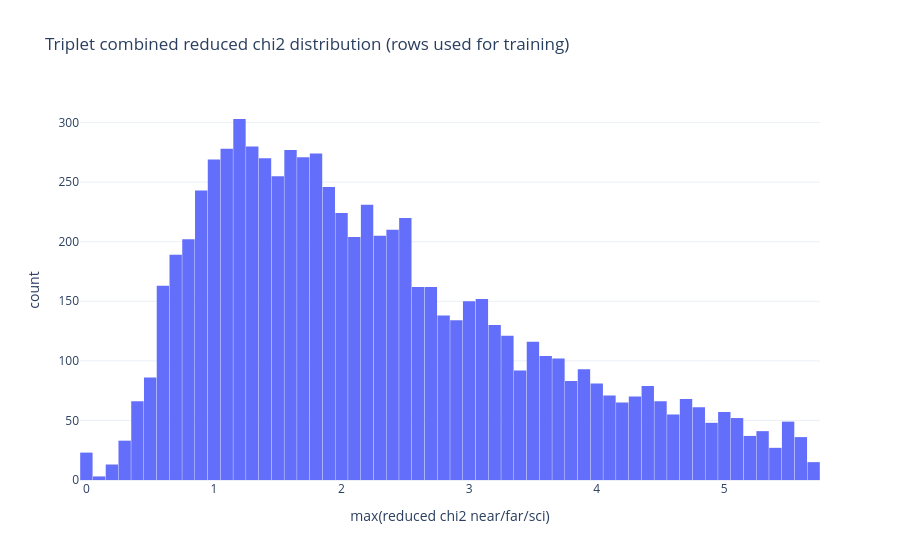
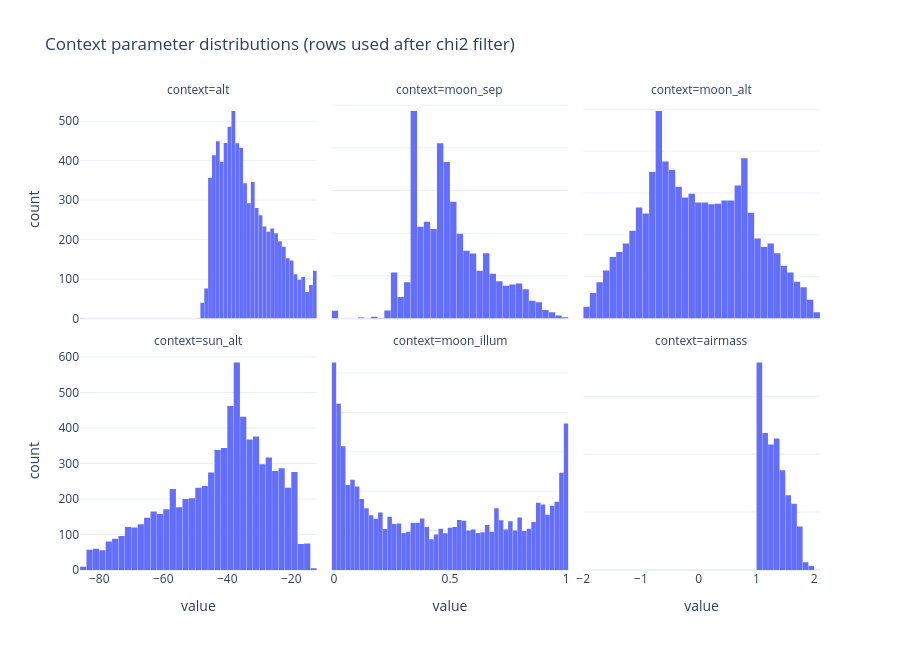

Notebook cell for these charts, in order:
### Markdown cell above
## Filtering And Coefficient Learning

Apply the same robust row filtering used in the original notebook, then train a compact coefficient-prediction model that maps simultaneous near/far sky coefficients and geometry context to science-location coefficients.

### Code cell
# Filtering borrowed from the original notebook workflow, adapted to triplets
import plotly.express as px

def _coef_to_model_space(coef):
    return np.sqrt(np.clip(np.asarray(coef, dtype=np.float32), 0.0, None)).astype(np.float32)


def _coef_from_model_space(coef_model):
    coef_model = np.clip(np.asarray(coef_model, dtype=np.float32), 0.0, None)
    return np.square(coef_model).astype(np.float32)


def _kappa_sigma_row_mask(x, kappa=5.0, n_iter=3):
    x = np.asarray(x, dtype=np.float64)
    keep = np.isfinite(x).all(axis=1)
    if not np.any(keep):
        return keep
    for _ in range(n_iter):
        mu = np.nanmean(x[keep], axis=0)
        sig = np.nanstd(x[keep], axis=0)
        sig = np.where(np.isfinite(sig) & (sig > 0), sig, 1.0)
        within = np.all(np.abs(x - mu) <= (kappa * sig), axis=1)
        within &= np.isfinite(x).all(axis=1)
        new_keep = keep & within
        if new_keep.sum() == keep.sum() or new_keep.sum() == 0:
            break
        keep = new_keep
    return keep


def apply_triplet_filters(
    triplet_data,
    thin_every_n=2,
    chi2_qmax=90.0,
    chi2_min=0.0,
    chi2_max=10.0,
    hard_coef_bounds=None,
    kappa=6.0,
    kappa_iter=3,
):
    if hard_coef_bounds is None:
        hard_coef_bounds = {"feo": (0.0, 0.01), "atom_k": (0.0, 0.01)}

    coef_names_local = [str(n) for n in triplet_data["coef_names"]]
    coef_name_l = [n.lower() for n in coef_names_local]

    coef_near = np.asarray(triplet_data["coef_near"], dtype=np.float32)
    coef_far = np.asarray(triplet_data["coef_far"], dtype=np.float32)
    coef_sci = np.asarray(triplet_data["coef_sci"], dtype=np.float32)
    ctx_near = np.asarray(triplet_data["ctx_near"], dtype=np.float32)
    ctx_far = np.asarray(triplet_data["ctx_far"], dtype=np.float32)
    ctx_sci = np.asarray(triplet_data["ctx_sci"], dtype=np.float32)

    n0 = coef_near.shape[0]
    keep = np.ones(n0, dtype=bool)

    # Optional thinning, same as the original notebook.
    if int(thin_every_n) > 1:
        thin_mask = np.zeros(n0, dtype=bool)
        thin_mask[:: int(thin_every_n)] = True
        keep &= thin_mask
        print(f"Pre-chi2 thinning: every {int(thin_every_n)} row kept -> n_rows={thin_mask.sum()}")
    else:
        print(f"Pre-chi2 thinning disabled: n_rows={n0}")

    # Combined chi2 gating across near/far/sci when available.
    if all(k in triplet_data for k in ("chi2_near", "chi2_far", "chi2_sci")):
        chi2_stack = np.column_stack(
            [
                np.asarray(triplet_data["chi2_near"], dtype=np.float64),
                np.asarray(triplet_data["chi2_far"], dtype=np.float64),
                np.asarray(triplet_data["chi2_sci"], dtype=np.float64),
            ]
)
        chi2_combined = np.nanmax(chi2_stack, axis=1)
        chi2_finite = chi2_combined[np.isfinite(chi2_combined)]
        chi2_hi = np.nanpercentile(chi2_finite, chi2_qmax)
        chi2_upper = min(float(chi2_max), float(chi2_hi)) if chi2_max is not None else float(chi2_hi)
        chi2_mask = np.isfinite(chi2_combined) & (chi2_combined >= chi2_min) & (chi2_combined <= chi2_upper)
        keep &= chi2_mask
        print(
            f"Triplet chi2 filter: min={chi2_min:.3g}, qmax={chi2_qmax:.1f}%=>{chi2_hi:.3g}, "
            f"upper={chi2_upper:.3g} | keep={chi2_mask.sum()}/{len(chi2_mask)} ({100.0*chi2_mask.mean():.1f}%)"
        )
        fig_chi2_triplet = px.histogram(
            x=chi2_combined[keep],
            nbins=80,
            title="Triplet combined reduced chi2 distribution (rows used for training)",
            labels={"x": "max(reduced chi2 near/far/sci)", "y": "count"},
        )
        fig_chi2_triplet.update_layout(template="plotly_white", bargap=0.03)
        fig_chi2_triplet.show()

        # Context-parameter histograms for the same row subset shown in chi2 diagnostics.
        ctx_df = pd.DataFrame(ctx_sci[keep], columns=triplet_data["ctx_names"])
        ctx_long = ctx_df.melt(var_name="context_param", value_name="context_value")
        fig_ctx_hist = px.histogram(
            ctx_long,
            x="context_value",
            facet_col="context_param",
            facet_col_wrap=min(3, max(1, len(triplet_data["ctx_names"]))),
            nbins=70,
            title="Context parameter distributions (rows used after chi2 filter)",
            labels={"context_value": "value", "count": "count", "context_param": "context"},
        )
        # Force independent histogram binning in each subplot.
        for i, tr in enumerate(fig_ctx_hist.data):
            tr.update(bingroup=f"ctx_{i}", autobinx=True, xbins=dict())
        fig_ctx_hist.for_each_annotation(lambda a: a.update(text=a.text.replace("context_param=", "")))
        fig_ctx_hist.update_xaxes(matches=None)
        fig_ctx_hist.update_yaxes(matches=None)
        fig_ctx_hist.update_layout(template="plotly_white", bargap=0.03, height=650)
        fig_ctx_hist.show()
    else:
        print("Triplet chi2 columns not present; chi2 filtering skipped.")

    # Manual hard coefficient bounds applied to all three fields.
    for cname, (lo, hi) in hard_coef_bounds.items():
        idxs = np.where(np.array(coef_name_l) == str(cname).lower())[0]
        if idxs.size == 0:
            print(f"Manual hard clip: coefficient {cname} not found; skipping.")
            continue
        j = int(idxs[0])
        within = (
            np.isfinite(coef_near[:, j]) & (coef_near[:, j] >= lo) & (coef_near[:, j] <= hi)
            & np.isfinite(coef_far[:, j]) & (coef_far[:, j] >= lo) & (coef_far[:, j] <= hi)
            & np.isfinite(coef_sci[:, j]) & (coef_sci[:, j] >= lo) & (coef_sci[:, j] <= hi)
)
        keep &= within
        print(
            f"Manual hard clip {cname}: [{lo:.3g}, {hi:.3g}] | kept {within.sum()}/{within.size} ({100.0 * within.mean():.1f}%)"
        )

    # Kappa-sigma clipping in concatenated coefficient space.
    coef_concat = np.hstack([coef_near, coef_far, coef_sci]).astype(np.float32)
    kappa_mask = _kappa_sigma_row_mask(coef_concat, kappa=float(kappa), n_iter=int(kappa_iter))
    keep &= kappa_mask
    print(
        f"Kappa-sigma filter (kappa={kappa:.1f}): kept {kappa_mask.sum()}/{len(kappa_mask)} ({100.0 * kappa_mask.mean():.1f}%)"
    )

    if keep.sum() == 0:
        raise RuntimeError("Filtering removed all rows; relax thresholds.")

    out = {
        "coef_near": coef_near[keep],
        "coef_far": coef_far[keep],
        "coef_sci": coef_sci[keep],
        "ctx_near": ctx_near[keep],
        "ctx_far": ctx_far[keep],
        "ctx_sci": ctx_sci[keep],
        "coef_names": coef_names_local,
        "ctx_names": list(triplet_data["ctx_names"]),
        "mask": keep,
    }
    for k in ("chi2_near", "chi2_far", "chi2_sci"):
        if k in triplet_data:
            out[k] = np.asarray(triplet_data[k])[keep]

    print(
        f"Filtered triplet shapes: near={out['coef_near'].shape}, far={out['coef_far'].shape}, "
        f"sci={out['coef_sci'].shape}"
    )
    return out


filtered_triplet = apply_triplet_filters(
    triplet,
    thin_every_n=2,
    chi2_qmax=90.0,
    chi2_min=0.0,
    chi2_max=10.0,
    hard_coef_bounds={"feo": (0.0, 0.01), "atom_k": (0.0, 0.01)},
    kappa=6.0,
    kappa_iter=3,
)

### Figure 1 — Plotly figure (JSON) as saved in the notebook; plotly's stock layout.template omitted (floating-point values rounded to 4 significant figures; data arrays with more than 128 entries replaced by an {"elided": "..."} marker saying what was removed)
{"data": [{"bingroup": "x", "hovertemplate": "max(reduced chi2 near/far/sci)=%{x}<br>count=%{y}<extra></extra>", "legendgroup": "", "marker": {"color": "#636efa", "pattern": {"shape": ""}}, "name": "", "nbinsx": 80, "orientation": "v", "showlegend": false, "type": "histogram", "x": {"elided": "7755 float values"}, "xaxis": "x", "yaxis": "y"}], "layout": {"bargap": 0.03, "barmode": "relative", "legend": {"tracegroupgap": 0}, "title": {"text": "Triplet combined reduced chi2 distribution (rows used for training)"}, "xaxis": {"anchor": "y", "domain": [0, 1], "title": {"text": "max(reduced chi2 near/far/sci)"}}, "yaxis": {"anchor": "x", "domain": [0, 1], "title": {"text": "count"}}}}

### Figure 2 — Plotly figure (JSON) as saved in the notebook; plotly's stock layout.template omitted (floating-point values rounded to 4 significant figures; data arrays with more than 128 entries replaced by an {"elided": "..."} marker saying what was removed)
{"data": [{"autobinx": true, "bingroup": "ctx_0", "hovertemplate": "context=alt<br>value=%{x}<br>count=%{y}<extra></extra>", "legendgroup": "", "marker": {"color": "#636efa", "pattern": {"shape": ""}}, "name": "", "nbinsx": 70, "orientation": "v", "showlegend": false, "type": "histogram", "x": {"elided": "7755 float values"}, "xaxis": "x4", "yaxis": "y4"}, {"autobinx": true, "bingroup": "ctx_1", "hovertemplate": "context=moon_sep<br>value=%{x}<br>count=%{y}<extra></extra>", "legendgroup": "", "marker": {"color": "#636efa", "pattern": {"shape": ""}}, "name": "", "nbinsx": 70, "orientation": "v", "showlegend": false, "type": "histogram", "x": {"elided": "7755 float values"}, "xaxis": "x5", "yaxis": "y5"}, {"autobinx": true, "bingroup": "ctx_2", "hovertemplate": "context=moon_alt<br>value=%{x}<br>count=%{y}<extra></extra>", "legendgroup": "", "marker": {"color": "#636efa", "pattern": {"shape": ""}}, "name": "", "nbinsx": 70, "orientation": "v", "showlegend": false, "type": "histogram", "x": {"elided": "7755 float values"}, "xaxis": "x6", "yaxis": "y6"}, {"autobinx": true, "bingroup": "ctx_3", "hovertemplate": "context=sun_alt<br>value=%{x}<br>count=%{y}<extra></extra>", "legendgroup": "", "marker": {"color": "#636efa", "pattern": {"shape": ""}}, "name": "", "nbinsx": 70, "orientation": "v", "showlegend": false, "type": "histogram", "x": {"elided": "7755 float values"}, "xaxis": "x", "yaxis": "y"}, {"autobinx": true, "bingroup": "ctx_4", "hovertemplate": "context=moon_illum<br>value=%{x}<br>count=%{y}<extra></extra>", "legendgroup": "", "marker": {"color": "#636efa", "pattern": {"shape": ""}}, "name": "", "nbinsx": 70, "orientation": "v", "showlegend": false, "type": "histogram", "x": {"elided": "7755 float values"}, "xaxis": "x2", "yaxis": "y2"}, {"autobinx": true, "bingroup": "ctx_5", "hovertemplate": "context=airmass<br>value=%{x}<br>count=%{y}<extra></extra>", "legendgroup": "", "marker": {"color": "#636efa", "pattern": {"shape": ""}}, "name": "", "nbinsx": 70, "orientation": "v", "showlegend": false, "type": "histogram", "x": {"elided": "7755 float values"}, "xaxis": "x3", "yaxis": "y3"}], "layout": {"annotations": [{"font": {}, "showarrow": false, "text": "context=sun_alt", "x": 0.16, "xanchor": "center", "xref": "paper", "y": 0.465, "yanchor": "bottom", "yref": "paper"}, {"font": {}, "showarrow": false, "text": "context=moon_illum", "x": 0.5, "xanchor": "center", "xref": "paper", "y": 0.465, "yanchor": "bottom", "yref": "paper"}, {"font": {}, "showarrow": false, "text": "context=airmass", "x": 0.84, "xanchor": "center", "xref": "paper", "y": 0.465, "yanchor": "bottom", "yref": "paper"}, {"font": {}, "showarrow": false, "text": "context=alt", "x": 0.16, "xanchor": "center", "xref": "paper", "y": 1.0, "yanchor": "bottom", "yref": "paper"}, {"font": {}, "showarrow": false, "text": "context=moon_sep", "x": 0.5, "xanchor": "center", "xref": "paper", "y": 1.0, "yanchor": "bottom", "yref": "paper"}, {"font": {}, "showarrow": false, "text": "context=moon_alt", "x": 0.84, "xanchor": "center", "xref": "paper", "y": 1.0, "yanchor": "bottom", "yref": "paper"}], "bargap": 0.03, "barmode": "relative", "height": 650, "legend": {"tracegroupgap": 0}, "title": {"text": "Context parameter distributions (rows used after chi2 filter)"}, "xaxis": {"anchor": "y", "domain": [0, 0.32], "title": {"text": "value"}}, "xaxis2": {"anchor": "y2", "domain": [0.34, 0.66], "title": {"text": "value"}}, "xaxis3": {"anchor": "y3", "domain": [0.68, 1.0], "title": {"text": "value"}}, "xaxis4": {"anchor": "y4", "domain": [0, 0.32], "showticklabels": false}, "xaxis5": {"anchor": "y5", "domain": [0.34, 0.66], "showticklabels": false}, "xaxis6": {"anchor": "y6", "domain": [0.68, 1.0], "showticklabels": false}, "yaxis": {"anchor": "x", "domain": [0, 0.465], "title": {"text": "count"}}, "yaxis2": {"anchor": "x2", "domain": [0, 0.465], "showticklabels": false}, "yaxis3": {"anchor": "x3", "domain": [0, 0.465], "showticklabels": false}, "yaxis4": {"anchor": "x4", "domain": [0.535, 1.0], "title": {"text": "count"}}, "yaxis5": {"anchor": "x5", "domain": [0.535, 1.0], "showticklabels": false}, "yaxis6": {"anchor": "x6", "domain": [0.535, 1.0], "showticklabels": false}}}
